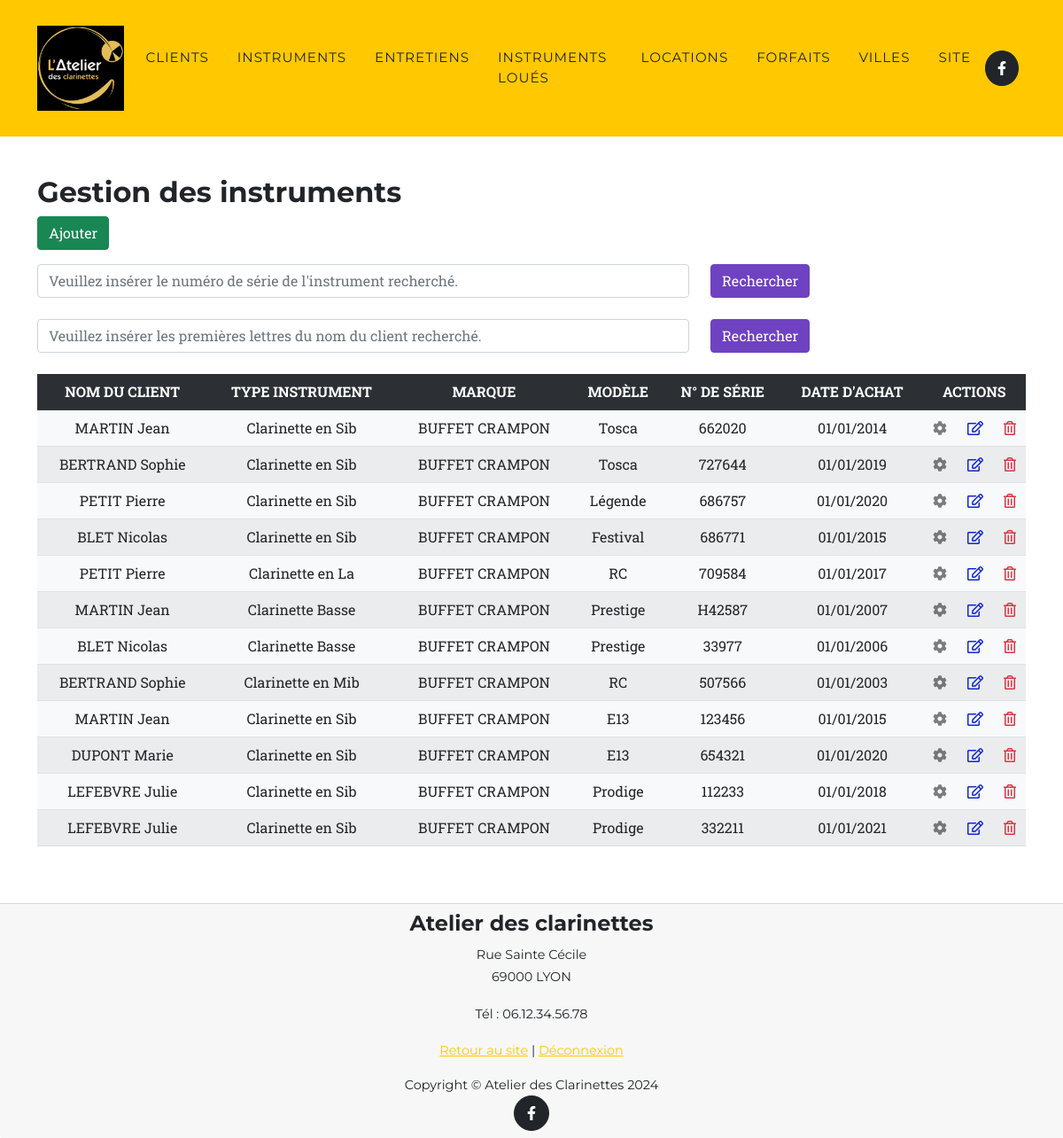
The app's page /admin/tableaux/tabInstruments.php with its own data.
### tables this page shows
CREATE TABLE IF NOT EXISTS `CLIENT` (
  `idClient` INT NOT NULL AUTO_INCREMENT,
  `nom` VARCHAR(150) NOT NULL,
  `prenom` VARCHAR(150) NOT NULL,
  `adresse` VARCHAR(150) NOT NULL,
  `telephone` VARCHAR(15) NOT NULL,
  `email` VARCHAR(150) NOT NULL,
  `password` VARCHAR(255) NOT NULL,
  `profilAdmin` TINYINT NULL,
  `estValide` INT NULL,
  `jetonValidation` VARCHAR(255) NULL,
  `fkIdVille` INT NOT NULL,
  PRIMARY KEY (`idClient`, `fkIdVille`),
  CONSTRAINT `CLIENT_fkIdVille`
    FOREIGN KEY (`fkIdVille`)
    REFERENCES `VILLE` (`idVille`)
    ON DELETE NO ACTION
    ON UPDATE NO ACTION);

CREATE TABLE IF NOT EXISTS `INSTRUMENT` (
  `idInstrument` INT NOT NULL AUTO_INCREMENT,
  `typeInstrument` VARCHAR(150) NOT NULL,
  `marque` VARCHAR(50) NOT NULL,
  `modele` VARCHAR(50) NOT NULL,
  `numeroSerie` VARCHAR(50) NOT NULL,
  `dateAchat` DATE NOT NULL,
  `parcLocation` TINYINT NOT NULL,
  `fkIdClient` INT,
  `fkIdLocation` INT,
  PRIMARY KEY (`idInstrument`),
  CONSTRAINT `INSTRUMENT_fkIdClient`
    FOREIGN KEY (`fkIdClient`)
    REFERENCES `CLIENT` (`idClient`)
    ON DELETE NO ACTION
    ON UPDATE NO ACTION);

### includes/classes/InstrumentRepo.php (called while the page is built, shortened)
<?php
class InstrumentRepo
{
		public static function getInstrumentsClient()
		{
			if(empty ($BD)){
				$BD = connexionBD();
			}
			$SQL = "SELECT idInstrument, typeInstrument, marque, modele, numeroSerie, dateAchat, parcLocation, fkIdClient, fkIdLocation " .
			"FROM `INSTRUMENT` ";
			if (empty($_GET["q"])){
				$SQL .= "WHERE `INSTRUMENT`.parcLocation = false ";
			}
			$instruments  = array();
			if ($requete = $BD->prepare($SQL)) {
				if ($requete->execute()) {
					while ($resultat = $requete->fetch(PDO::FETCH_ASSOC)) {
						$instrument = new Instrument($resultat["idInstrument"], $resultat["typeInstrument"], $resultat["marque"], $resultat["modele"], $resultat["numeroSerie"], $resultat["dateAchat"], $resultat["parcLocation"], $resultat["fkIdClient"], $resultat["fkIdLocation"]);
						array_push($instruments, $instrument);
					}
				} else
					afficherErreurPDO(__FILE__, $requete);
			}
			return $instruments;
		}
}

### includes/classes/ClientRepo.php (called while the page is built, shortened)
<?php
class ClientRepo
{
	public static function getClient(int $idClient)
	{
		if(empty ($BD)){
			$BD = connexionBD();
		}
		$SQL = "SELECT idClient, nom, prenom, adresse, telephone, email, password, profilAdmin, estValide, jetonValidation, fkIdVille " .
				"FROM `CLIENT` " .
				"WHERE `CLIENT`.idClient = :id;";
		$client  = null;
		if ($requete = $BD->prepare($SQL)) {
			if ($requete->execute(array(':id' => $idClient))) {
				if ($resultat = $requete->fetch(PDO::FETCH_ASSOC)) {
					$client = new Client($resultat["idClient"], $resultat["nom"], $resultat["prenom"], $resultat["adresse"],  $resultat["telephone"], $resultat["email"], $resultat["password"], $resultat["profilAdmin"], $resultat["estValide"], $resultat["jetonValidation"], $resultat["fkIdVille"]);
				}
			} else
				afficherErreurPDO(__FILE__, $requete);
		}
		return $client;
	}
}

### includes/classes/Instrument.php (called while the page is built, shortened)
<?php
class Instrument
{
	private $idInstrument;
    private $typeInstrument;
	private $marque;
	private $modele;
    private $numeroSerie;
	private $dateAchat;
	private $client;
	public function __construct(int $idInstrument, string $typeInstrument, string $marque, string $modele, string $numeroSerie, string $dateAchat, bool $parcLocation, ?int $fkIdClient, ?int $fkIdLocation)
	{
		$this->idInstrument = $idInstrument;
        $this->typeInstrument = $typeInstrument;
		$this->marque = $marque;
		$this->modele = $modele;
        $this->numeroSerie = $numeroSerie;
		$this->dateAchat = strtotime($dateAchat);
		$this->client = is_null($fkIdClient) ? null : ClientRepo::getClient($fkIdClient);
	}
	public function getIdInstrument(): int
	{
		return $this->idInstrument;
	}
    public function getTypeInstrument(): string
	{
		return $this->typeInstrument;
	}
	public function getMarque(): string
	{
		return $this->marque;
	}
	public function getModele(): string
	{
		return $this->modele;
	}
    public function getNumeroSerie(): string
	{
		return $this->numeroSerie;
	}
	public function getDateAchatTab(): string
	{
		return date("d/m/Y", $this->dateAchat);
	}
	public function getClient(): ?Client
	{
		return $this->client;
	}
}

### includes/classes/VilleRepo.php (called while the page is built, shortened)
<?php
class VilleRepo
{
    public static function getVille(int $id)
	{
		$BD = connexionBD();
		$SQL = "SELECT  idVille, cp, nomVille, departement, region " .
			"FROM `VILLE` " .
			"WHERE `VILLE`.idVille = :id;";
		$ville  = null;
		if ($requete = $BD->prepare($SQL)) {
			if ($requete->execute(array(':id' => $id))) {
				if ($resultat = $requete->fetch(PDO::FETCH_ASSOC)) {
                    $ville = new Ville($resultat["idVille"], $resultat["cp"], $resultat["nomVille"], $resultat["departement"], $resultat["region"]);
				}
			} else
				afficherErreurPDO(__FILE__, $requete);
		}
		return $ville;
	}
}

### includes/classes/Client.php (called while the page is built, shortened)
<?php
class Client
{
	private $nom;
	private $prenom;
	public function __construct(int $idClient, string $nom, string $prenom, string $adresse, string $telephone, string $email, string $password, string $profilAdmin, string $estValide, string $jetonValidation, int $fkIdVille)
	{
		$this->nom = $nom;
		$this->prenom = $prenom;
		$this->ville = VilleRepo::getVille($fkIdVille);
	}
	public function getNom(): string
	{
		return $this->nom;
	}
	public function getPrenom(): string
	{
		return $this->prenom;
	}
}

### admin/tableaux/tabInstruments.php (the view, shortened to what this page needs)
<?php
require_once("../header_footer/headerAdmin.php");
$lesInstruments = InstrumentRepo::getInstrumentsClient();
?>
<section class="page-section" id="instruments">
	<div class="container">
		<h2>Gestion des instruments</h2>
		<p><a class="btn btn-success" href='/admin/formulaires/formulaireInstrument.php'>Ajouter</a></p>
		<form action="tabInstruments.php" method="get" id="rechercheInstru">
			<div class="row">
				<div class="col-8">
					<input type="text" class="form-control" name="r" id="r" placeholder="Veuillez insérer le numéro de série de l'instrument recherché." value="<?= htmlentities($_GET['r'] ?? null)?>">
				</div>
				<div class="col-4">
					<input type="submit" class="btn custom-btn-info mb-4" name="btnRechercher" value="Rechercher">
				</div>
			</div>
		</form>
		<form action="tabInstruments.php" method="get" id="rechercheClient">
			<div class="row">
				<div class="col-8">
					<input type="text" class="form-control" name="q" id="q" placeholder="Veuillez insérer les premières lettres du nom du client recherché." value="<?= htmlentities($_GET['q'] ?? null)?>">
				</div>
				<div class="col-4">
					<input type="submit" class="btn custom-btn-info mb-4" name="btnRechercher" value="Rechercher">
				</div>
			</div>
		</form>
		<div class="table-responsive">
			<table class="table table-striped bg-light text-center">
				<tr class="table-dark">
					<th>NOM DU CLIENT</th>
					<th>TYPE INSTRUMENT</th>
					<th>MARQUE</th>
					<th>MODÈLE</th>
					<th>N° DE SÉRIE</th>
					<th>DATE D'ACHAT</th>
					<th colspan="3">ACTIONS</th>
				</tr>
				<?php
				$tr ="";
				if (count($lesInstruments)>0) {
					foreach ($lesInstruments as $instrument) {
						$tr .= "<tr>";
						$tr .= "<td>" . $instrument->getClient()->getNom() . " " . $instrument->getClient()->getPrenom() .'</td>';
						$tr .= "<td>" . $instrument->GetTypeInstrument() . "</td>";
						$tr .= "<td>" . $instrument->GetMarque() . "</td>";
						$tr .= "<td>" . $instrument->GetModele() . "</td>";
						$tr .= "<td>" . $instrument->GetNumeroSerie() . "</td>";
						$tr .= "<td>" . $instrument->getDateAchatTab() . "</td>";
						$tr .= "<td><a href='/admin/tableaux/tabEntretiens.php?idInstrument=" . $instrument->GetIdInstrument() . "'><i class=\"fas fa-cog text-black-50\"></a></td>";
						$tr .= "<td><a href='/admin/formulaires/formulaireInstrument.php?id=" . $instrument->GetIdInstrument() . "'><i class=\"far fa-edit text-blue\"></a></td>";
						$tr .= "<td><a href='/admin/tableaux/tabInstruments.php?idSuppression=" . $instrument->GetIdInstrument() . "'><i class=\"far fa-trash-alt text-danger\"></a></td>";
						$tr .= "</tr>";
					}
					echo $tr;
				}else {
					echo "<div class=\"alert alert-danger alert-dismissible fade show\" role=\"alert\">Aucun instrument n'est répertorié.<button type=\"button\" class=\"btn-close\" data-dismiss=\"alert\" aria-label=\"Close\"></button></div>";
				}
				?>
			</table>
		</div>
	</div>
</section>
<?php
	require_once("../header_footer/footerAdmin.php");
?>

### records on screen
instrument: typeInstrument "Clarinette en Sib", marque "BUFFET CRAMPON", modele "Tosca", numeroSerie "662020", dateAchat "01/01/2014"
client: nom "MARTIN", prenom "Jean"
instrument: typeInstrument "Clarinette en Sib", marque "BUFFET CRAMPON", modele "Tosca", numeroSerie "727644", dateAchat "01/01/2019"
client: nom "BERTRAND", prenom "Sophie"
instrument: typeInstrument "Clarinette en Sib", marque "BUFFET CRAMPON", modele "Légende", numeroSerie "686757", dateAchat "01/01/2020"
client: nom "PETIT", prenom "Pierre"
instrument: typeInstrument "Clarinette en Sib", marque "BUFFET CRAMPON", modele "Festival", numeroSerie "686771", dateAchat "01/01/2015"
client: nom "BLET", prenom "Nicolas"
instrument: typeInstrument "Clarinette en La", marque "BUFFET CRAMPON", modele "RC", numeroSerie "709584", dateAchat "01/01/2017"
instrument: typeInstrument "Clarinette Basse", marque "BUFFET CRAMPON", modele "Prestige", numeroSerie "H42587", dateAchat "01/01/2007"
instrument: typeInstrument "Clarinette Basse", marque "BUFFET CRAMPON", modele "Prestige", numeroSerie "33977", dateAchat "01/01/2006"
instrument: typeInstrument "Clarinette en Mib", marque "BUFFET CRAMPON", modele "RC", numeroSerie "507566", dateAchat "01/01/2003"
instrument: typeInstrument "Clarinette en Sib", marque "BUFFET CRAMPON", modele "E13", numeroSerie "123456", dateAchat "01/01/2015"
instrument: typeInstrument "Clarinette en Sib", marque "BUFFET CRAMPON", modele "E13", numeroSerie "654321", dateAchat "01/01/2020"
client: nom "DUPONT", prenom "Marie"
instrument: typeInstrument "Clarinette en Sib", marque "BUFFET CRAMPON", modele "Prodige", numeroSerie "112233", dateAchat "01/01/2018"
client: nom "LEFEBVRE", prenom "Julie"
instrument: typeInstrument "Clarinette en Sib", marque "BUFFET CRAMPON", modele "Prodige", numeroSerie "332211", dateAchat "01/01/2021"
